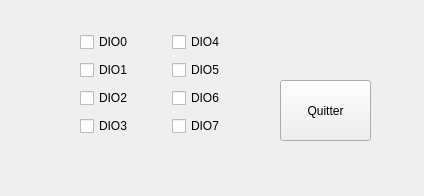
<?xml version="1.0" encoding="UTF-8"?>
<ui version="4.0">
 <class>WidgetUSB2020</class>
 <widget class="QWidget" name="WidgetUSB2020">
  <property name="geometry">
   <rect>
    <x>0</x>
    <y>0</y>
    <width>424</width>
    <height>196</height>
   </rect>
  </property>
  <property name="windowTitle">
   <string>WidgetUSB2020</string>
  </property>
  <widget class="QPushButton" name="pushButton_Quitter">
   <property name="geometry">
    <rect>
     <x>280</x>
     <y>80</y>
     <width>91</width>
     <height>61</height>
    </rect>
   </property>
   <property name="text">
    <string>Quitter</string>
   </property>
  </widget>
  <widget class="QWidget" name="layoutWidget">
   <property name="geometry">
    <rect>
     <x>80</x>
     <y>30</y>
     <width>178</width>
     <height>110</height>
    </rect>
   </property>
   <layout class="QHBoxLayout" name="horizontalLayout">
    <item>
     <layout class="QVBoxLayout" name="verticalLayout">
      <item>
       <widget class="QCheckBox" name="checkBox_DIO0">
        <property name="text">
         <string>DIO0</string>
        </property>
       </widget>
      </item>
      <item>
       <widget class="QCheckBox" name="checkBox_DIO1">
        <property name="text">
         <string>DIO1</string>
        </property>
       </widget>
      </item>
      <item>
       <widget class="QCheckBox" name="checkBox_DIO2">
        <property name="text">
         <string>DIO2</string>
        </property>
       </widget>
      </item>
      <item>
       <widget class="QCheckBox" name="checkBox_DIO3">
        <property name="text">
         <string>DIO3</string>
        </property>
       </widget>
      </item>
     </layout>
    </item>
    <item>
     <layout class="QVBoxLayout" name="verticalLayout_2">
      <item>
       <widget class="QCheckBox" name="checkBox_DIO4">
        <property name="text">
         <string>DIO4</string>
        </property>
       </widget>
      </item>
      <item>
       <widget class="QCheckBox" name="checkBox_DIO5">
        <property name="text">
         <string>DIO5</string>
        </property>
       </widget>
      </item>
      <item>
       <widget class="QCheckBox" name="checkBox_DIO6">
        <property name="text">
         <string>DIO6</string>
        </property>
       </widget>
      </item>
      <item>
       <widget class="QCheckBox" name="checkBox_DIO7">
        <property name="text">
         <string>DIO7</string>
        </property>
       </widget>
      </item>
     </layout>
    </item>
   </layout>
  </widget>
 </widget>
 <resources/>
 <connections/>
</ui>
